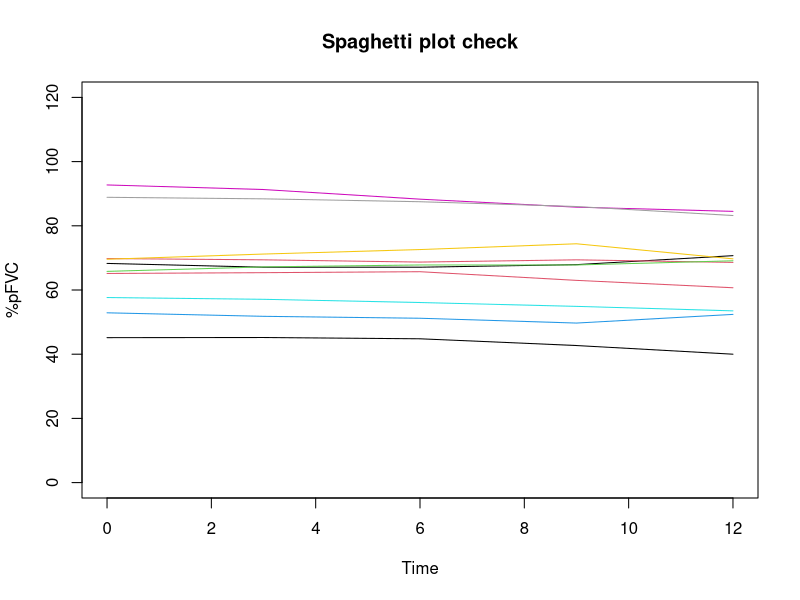

The R script that drew this image: (Note: this script raises an error after producing the figure.)
require(MASS)
require(lme4)
require(lmerTest)

# We are basing this example on the TRAIL-1 trial of pirfenidone in idiopathic pulmonary fibrosis (Solomon et al. Lancet Respir Med 2022)
# This is a simple two-arm randomized trial whose composite primary endpoint was not significant
# However, a secondary endpoint of slope of FVC change was significant

# We are trying to power a trial of a drug that would have the same effect as pirfenidone on FVC, as primary endpoint
# FVC or Forced Vital Capacity is the maximum volume of air that a patient can breathe out in one go (after a deep inspiration)
# It is a quantitative descriptor, where higher is better
# FVC can be expressed in liters but also in percent predicted, which is adjusted for age, sex height, weight, ethnicity. 
# This is also a quantitative descriptor where higher is better. 

# We first program the visit structure
visit_times = c(3,6,9,12)                      # These are the visits after baseline, in months
names(visit_times) = paste0("v",visit_times)   # Using some names for quick indexing

# We then program what happens with %predicted Forced Vital Capacity (%pFVC)
# In TRAIL-1, we read that %pFVC at baseline is around 70+-14.5 in both groups (Table 1, "Percent predicted FVC")
# We use a pooled estimate since the trial is randomized. 
# We first create a toy example with 10 patients in the global environment for debugging, then we will implement the same within a function
NN=10
dd = data.frame(patient = paste0("P",1:NN),baseline=rnorm(NN,70,14.5),treated=runif(NN)<0.5)
# patient is the patient id, baseline is the baselien %pFVC, treated is the allocation variable

# We then compute individual deviations from the population mean at each visit. 
# For this, we use a multivariate normal draw with a certain correlation matrix. We have to assume the correlation matrix. 
cormar = rbind(
                c(1,.8,.7,.6)
               ,c(.8,1,.8,.7)
               ,c(.7,.8,1,.8)
               ,c(.6,.7,.8,1)
               )
# We use this structure because for a linear model to make sense, correlation has to be >.5 (otherwise we should just use end of follow-up values, in the same way the variance of a (follow-up minus baseline) t-test is lower than (follow-up only) only if correlation is above .5). 
# Close visits have higher correlation than further visits. 
# These correlation coefficients can also easily be produced by someone who has the right dataset, even a non-statistician. 

# Now that we have specified the correlation matrix we can make the draw. 
dd[names(visit_times)] = mvrnorm(NN,visit_times*0,cormar)

# These deviations can then just be plugged into the population mean and standard deviation at each visit. 
# We try to read population means per visit on figure 2D. 
# Unfortunately, we only have difference from baseline, not absolute values. 
# They seem to increase linearly (this is what is computed below). 
deltas = matrix(c(visit_times/max(visit_times)*-1.02,visit_times/max(visit_times)*-3.21),nrow=2,byrow=T)
rownames(deltas) = c("treated","nontreated")
# We also have SEs here, again for the difference with baseline. They also seem to increase somewhat linearly. 
standevs = matrix(visit_times/max(visit_times)*.515*sqrt(61.5),nrow=1)

# Since we can draw the baseline for our virtual patients, we will simply add their degradation at each visit. 
# This degradation is drawn in an appropriate distribution using the correlation matrix above. 
dd[,names(visit_times)] = round( 
                                dd[,names(visit_times)]*standevs[rep(1,NN),] # We multiply individual standardized deviation by population deviation  (this is a NNx4 matrix)
                                + deltas[2-dd[,"treated"],]                  # Add the treatment arm average degradation for the corresponding visit  (this is a NNx4 matrix)
                                + dd[,rep("baseline",length(visit_times))]   # And add the personal baseline of the patient                           (this is a NNx4 matrix)
                                ,1)
# Note that the correlation matrix is for the individual degradation compared to baseline, not for the absolute values. 
print(dd[1:10,])

# Of course having population means and deviations per visit would be easier. 

# We can also plot and compare to Supplementary Figure S2 (a spaghetti plot)
plot(c(0,max(visit_times)),c(0,120),col=NA,main="Spaghetti plot check",xlab="Time",ylab="%pFVC")
for(ii in 1:nrow(dd)) { lines(c(0,visit_times),dd[ii,c("baseline",names(visit_times))],col=ii) }

# We then put the dataset in long form for the mixed model
ee = data.frame( patient=rep(dd[,"patient"],rep(1+length(visit_times),NN))
                ,baseline=rep(dd[,"baseline"],rep(1+length(visit_times),NN))
                ,time=rep(c(0,visit_times),NN)
                ,treated = rep(dd[,"treated"],rep(1+length(visit_times),NN))
                ,value = c(t(dd[,c("baseline",names(visit_times))]))
                )
print(ee[1:10,])

# We use the following model, with random patient intercepts and slopes
# We also add a time by treatment term (because the treatment acts over time on lung remodelling, not in one shot)
fit = lmer(as.formula("value ~ (time|patient) + time + treated:time"),data=ee,REML=F,control = lmerControl(optimizer ="Nelder_Mead"))
print(fit)
print(anova(fit))

# Now that we have tested things we can remove the toy example and program the function
rm(NN,dd,ee,fit)

# Everything same as above, using the "cormar" global environment variable
simulate_fvc_slope = function(NN)
 {
  dd = data.frame(patient = paste0("P",1:NN),baseline=rnorm(NN,70,14.5),treated=runif(NN)<0.5,mvrnorm(NN,visit_times*0,cormar))
  dd[,names(visit_times)] = round(dd[,names(visit_times)]*standevs[rep(1,NN),] + deltas[2-dd[,"treated"],] + dd[,rep("baseline",length(visit_times))],1)

  ee = data.frame( patient=rep(dd[,"patient"],rep(1+length(visit_times),NN))
                  ,baseline=rep(dd[,"baseline"],rep(1+length(visit_times),NN))
                  ,time=rep(c(0,visit_times),NN)
                  ,treated = rep(dd[,"treated"],rep(1+length(visit_times),NN))
                  ,value = c(t(dd[,c("baseline",names(visit_times))]))
                  )
  ee[,"changefrombaseline"] = ee[,"value"]-ee[,"baseline"]
  fit = lmer(as.formula("value ~ (time|patient) + time + treated:time"),data=ee,REML=F,control = lmerControl(optimizer ="Nelder_Mead"))
  pp = anova(fit)["time:treated","Pr(>F)"]
  output = (!is.na(pp))&pp<0.05
  output
  }

# Try it once
simulate_fvc_slope(50)

# Run adsasi, some fitting problems will happen given the high number of simulations
proposal = adsasi(simulate_fvc_slope)
# This is obviously slower than for the t-test
# Answer is usually aorund 145

# In the supplementary material, the authors give the slopes from their own modelling
# We do not have access to their modelling code & raw data, but we can check a t-test sample size derived from those values against our simulations
# Approximate slope standard deviation from supplementary material (Table S3, the given values are SE not SD)
(0.51*sqrt(63)+0.52*sqrt(60))/2  # = 4.037951
# Approximate standardized effect size, and sample size
power.t.test(NULL,(3.21-1.02)/4.04,sig=.05,pow=.9)$n*2 # = 145

# Very similar, but without their code, it is easier to trust this value after doing our own simulation
